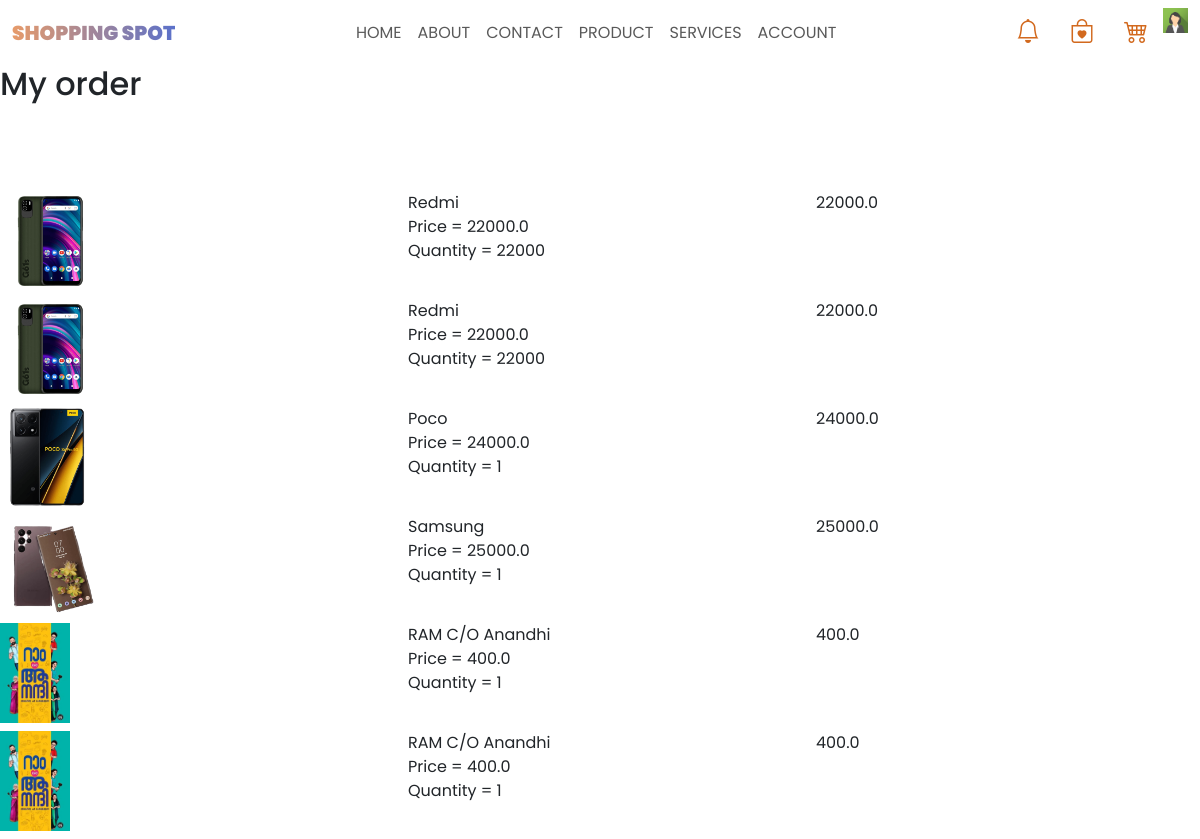
The app's page /myorders (signed in) with its own data.
### app1/models.py (models this page shows, shortened)
class Order(models.Model):
    order_user = models.CharField(max_length=250,default=None)
    order_name = models.CharField(max_length=250)
    order_price = models.FloatField(max_length=250)
    order_image = models.FileField(null=True)
    order_qty = models.IntegerField()
    order_amount = models.FloatField()
    order_address = models.TextField(null=True)
    order_dlvtype = models.CharField(null=True,max_length=10)
    order_status = models.IntegerField(default=0)

### app1/views.py (the view)
# urls.py: path('myorders',views.myorders,name='myorders'),
def myorders(request):
    user = request.session["user"]
    order = Order.objects.filter(order_user=user,order_status=1)
    context = {
        'order':order
    }
    template = loader.get_template("myorders.html")
    return HttpResponse(template.render(context,request))

### app1/templates/myorders.html (shortened to what this page needs)
{% extends 'master.html' %}
{% load static %}
{% block content %}
 <h2 class="pro1">My order</h2> <br><br><br>
<div class="conaineer">
    <div class="row">
        <div class="col-sm-12">
        {% for x in order %}
        <div class="row my-2">
            <div class="col-sm-4">
                <div class="inbox1">
                    <img src="/media/{{x.order_image}}" height="100px" alt="">
                </div>
            </div>
            <div class="col-sm-4">
                <div class="span1">
                    <span>{{ x.order_name}}</span>
                </div><div class="span1">
                    <span> Price = {{ x.order_price}}</span>
                </div>
                <div class="span1">
                    <span> Quantity = {{ x.order_qty}}</span>
                </div>
            </div>
            <div class="col-sm-4">
                <div class="span1">
                    <span>{{ x.order_amount}}</span>
                </div>
                <br>
            </div>
        </div>
        {% endfor %}
        </div>
    </div>
</div>
{% endblock %}

### app1/static/mystyle.css (style rules this page uses)
* { margin: 0; padding: 0; box-sizing: border-box; font-family: "Poppins", sans-serif; }
body { font-family: Arial, Helvetica, sans-serif; margin: 0; }
html { box-sizing: border-box; }
*, *:before, *:after { box-sizing: inherit; }
.container::after, .row::after { content: ""; clear: both; display: table; }

### records on screen
Order: order_image (picture), order_name "Redmi", order_price "22000.0", order_qty "22000", order_amount "22000.0"
Order: order_image (picture), order_name "Redmi", order_price "22000.0", order_qty "22000", order_amount "22000.0"
Order: order_image (picture), order_name "Poco", order_price "24000.0", order_qty "1", order_amount "24000.0"
Order: order_image (picture), order_name "Samsung", order_price "25000.0", order_qty "1", order_amount "25000.0"
Order: order_image (picture), order_name "RAM C/O Anandhi", order_price "400.0", order_qty "1", order_amount "400.0"
Order: order_image (picture), order_name "RAM C/O Anandhi", order_price "400.0", order_qty "1", order_amount "400.0"
